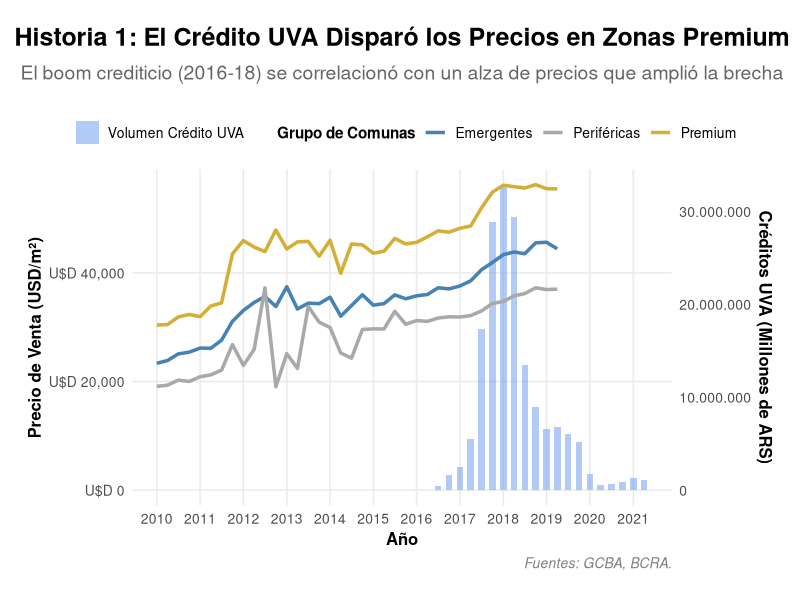
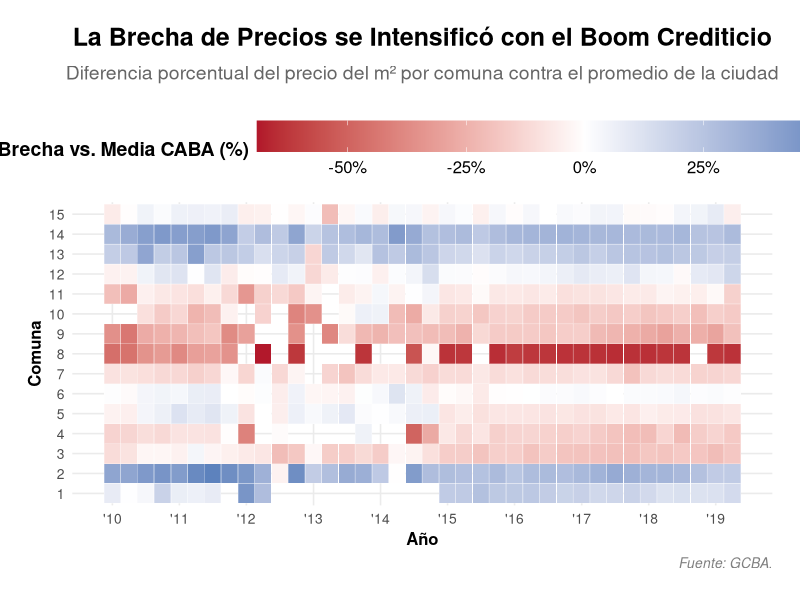
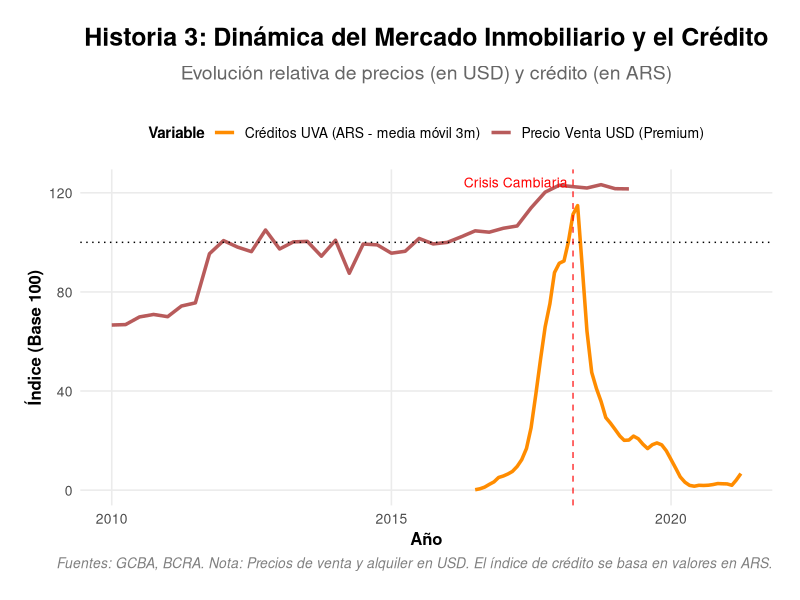
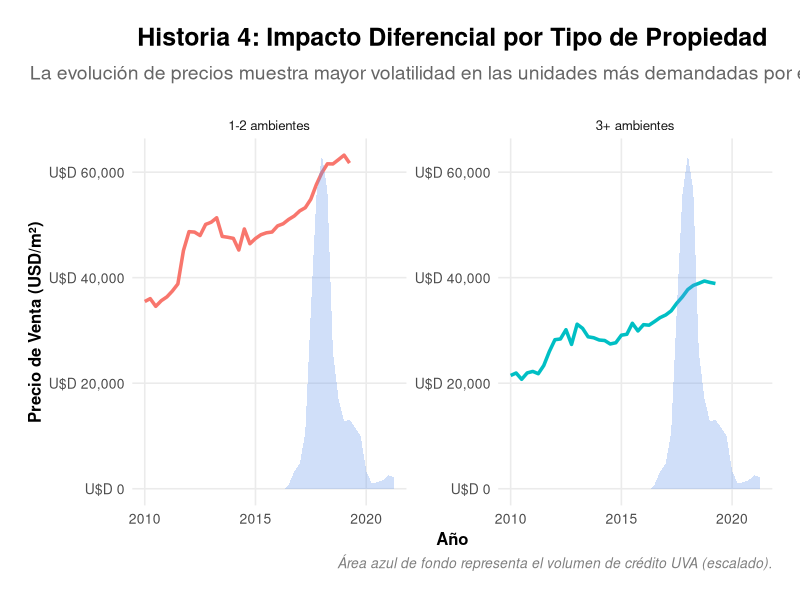
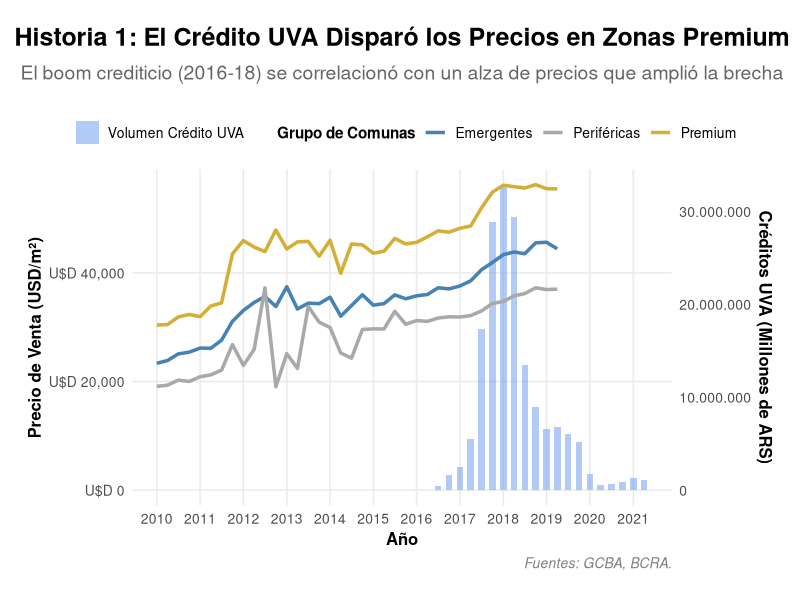
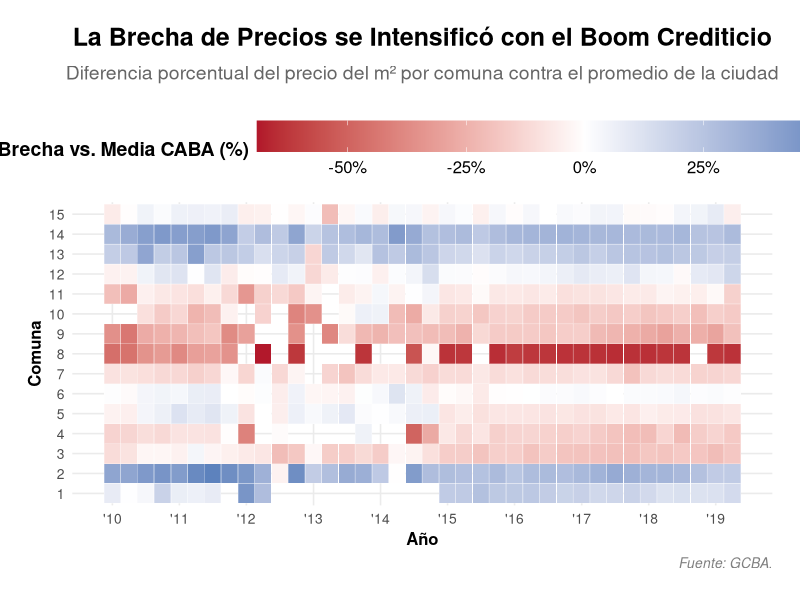
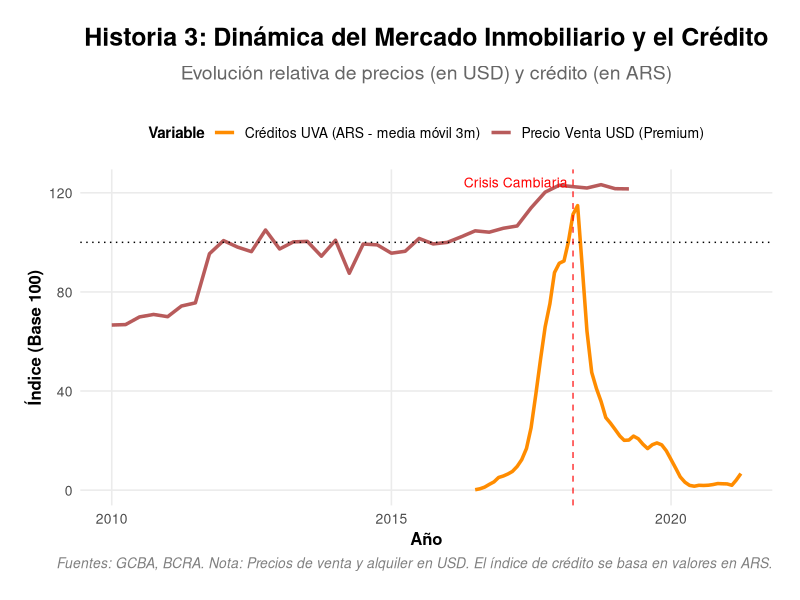
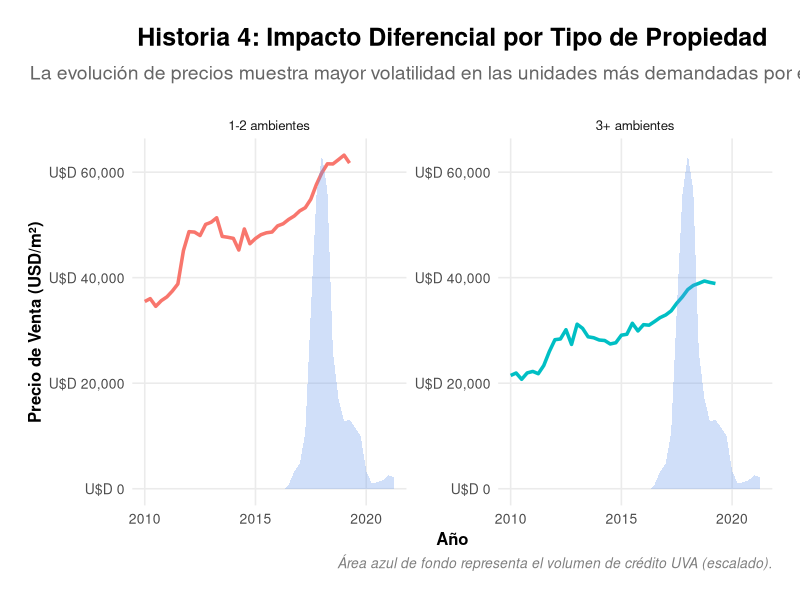

Write the R code that produced these figures, in order.
# =============================================================================
# SCRIPT 03: ANÁLISIS Y VISUALIZACIÓN DEL MERCADO INMOBILIARIO
#
# OBJETIVO:
# Este script realiza un análisis completo del mercado inmobiliario de CABA
# entre 2010-2020, con foco en el impacto de los créditos UVA. Incluye:
# 1. Preparación y enriquecimiento de los datos.
# 2. Cálculo de estadísticas descriptivas clave para el análisis.
# 3. Generación de visualizaciones para el storytelling del informe final.
#
# AUTOR: Patricio Cross
# FECHA: 03/07/2025
# =============================================================================


# =============================================================================
# 00. CONFIGURACIÓN Y CARGA DE LIBRERÍAS
# =============================================================================
library(tidyverse)
library(lubridate)
library(scales)
library(zoo) # Para la función rollmean()

# --- Configuración de Salida ---
output_path <- "output/"
if (!dir.exists(output_path)) dir.create(output_path, recursive = TRUE)

# --- Función Auxiliar para Guardar Gráficos ---
save_plot <- function(plot, filename, width = 12, height = 8) {
  ggsave(
    filename = file.path(output_path, filename),
    plot = plot,
    width = width,
    height = height,
    dpi = 300,
    bg = "white"
  )
}

# --- Tema Gráfico Personalizado ---
theme_custom <- theme_minimal(base_size = 12) +
  theme(
    plot.title = element_text(size = 18, face = "bold", hjust = 0.5, margin = margin(b = 10)),
    plot.subtitle = element_text(size = 14, hjust = 0.5, color = "gray40", margin = margin(b = 20)),
    plot.caption = element_text(size = 10, color = "gray50", hjust = 1, face = "italic"),
    axis.title = element_text(size = 12, face = "bold"),
    axis.text = element_text(size = 10),
    legend.position = "top",
    legend.title = element_text(size = 11, face = "bold"),
    legend.text = element_text(size = 10),
    panel.grid.minor = element_blank(),
    plot.margin = margin(20, 20, 20, 20),
    plot.background = element_rect(fill = "white", color = NA)
  )


# =============================================================================
# 01. CARGA Y PREPARACIÓN DE DATOS
# =============================================================================
# --- Carga de Datasets Limpios ---
# Se asume que los scripts 01 y 02 ya fueron ejecutados.
precio_venta_clean <- read_csv("input/precio_venta_clean.csv")
precio_alquiler_clean <- read_csv("input/precio_alquiler_clean.csv")
prestamos_uva_clean <- read_csv("input/prestamos_uva_clean.csv")
tipo_de_cambio <- read_csv("input/tipo_cambio_historico.csv")

# --- Definición de Variables Clave ---
comunas_premium <- c(1, 2, 13, 14)
comunas_emergentes <- c(3, 5, 6, 7, 11, 12, 15)
comunas_perifericas <- c(4, 8, 9, 10)
fecha_lanzamiento_uva <- as.Date("2016-04-01")
fecha_crisis_cambiaria <- as.Date("2018-04-01")

# --- Agrupación y Agregación de Datos ---
venta_agrupada <- precio_venta_clean %>%
  mutate(
    grupo_comuna = case_when(
      comuna %in% comunas_premium    ~ "Premium",
      comuna %in% comunas_emergentes ~ "Emergentes",
      comuna %in% comunas_perifericas  ~ "Periféricas",
      TRUE                           ~ "Otro"
    )
  ) %>%
  filter(grupo_comuna != "Otro") %>%
  group_by(fecha, grupo_comuna) %>%
  summarise(precio_m2_promedio = mean(precio_m2_estimado, na.rm = TRUE), .groups = 'drop')

venta_total_ciudad <- precio_venta_clean %>%
  group_by(fecha) %>%
  summarise(precio_m2_promedio = mean(precio_m2_estimado, na.rm = TRUE), .groups = 'drop')

alquiler_total_ciudad <- precio_alquiler_clean %>%
  group_by(fecha) %>%
  summarise(precio_m2_promedio = mean(precio_m2_estimado, na.rm = TRUE), .groups = 'drop')

# --- Dolarización de Precios de Alquiler ---
tipo_de_cambio_clean <- tipo_de_cambio %>%
  mutate(fecha = make_date(ano, mes, 1)) %>%
  select(fecha, tipo_cambio_promedio)

alquiler_dolarizado <- alquiler_total_ciudad %>%
  left_join(tipo_de_cambio_clean, by = "fecha") %>%
  fill(tipo_cambio_promedio, .direction = "downup") %>%
  mutate(precio_m2_usd = precio_m2_promedio / tipo_cambio_promedio) %>%
  filter(!is.na(precio_m2_usd) & is.finite(precio_m2_usd))


# =============================================================================
# 02. ANÁLISIS ESTADÍSTICO DESCRIPTIVO
# =============================================================================
cat("============================================================\n")
cat("ANÁLISIS ESTADÍSTICO DEL MERCADO INMOBILIARIO\n")
cat("============================================================\n\n")

# --- 2.1. Correlación Crédito vs. Precio Venta (Boom 2016-2018) ---
cor_data <- prestamos_uva_clean %>%
  filter(fecha >= "2016-01-01" & fecha <= "2018-03-01") %>%
  left_join(venta_agrupada %>% filter(grupo_comuna == "Premium"), by = "fecha") %>%
  select(monto_uva, precio_m2_promedio) %>%
  na.omit()

cor_credito_venta <- cor(cor_data$monto_uva, cor_data$precio_m2_promedio)
cat("1. CORRELACIÓN CRÉDITO VS. PRECIOS (2016-2018)\n")
cat("   - Correlación (Crédito UVA vs. Precio Venta Premium):", round(cor_credito_venta, 3), "\n\n")

# --- 2.2. Brecha de Precios: Premium vs. Periféricas ---
brecha_data <- venta_agrupada %>%
  pivot_wider(names_from = grupo_comuna, values_from = precio_m2_promedio) %>%
  na.omit()

brecha_2015 <- brecha_data %>%
  filter(year(fecha) == 2015) %>%
  summarise(brecha_media = mean((Premium / Periféricas) - 1, na.rm = TRUE) * 100) %>%
  pull(brecha_media)

brecha_2018 <- brecha_data %>%
  filter(year(fecha) == 2018) %>%
  summarise(brecha_media = mean((Premium / Periféricas) - 1, na.rm = TRUE) * 100) %>%
  pull(brecha_media)

cat("2. AMPLIACIÓN DE LA BRECHA DE PRECIOS\n")
cat("   - Brecha en 2015 (Pre-UVA):", round(brecha_2015, 1), "%\n")
cat("   - Brecha en 2018 (Pico del Boom):", round(brecha_2018, 1), "%\n")
cat("   - Aumento de la brecha:", round(brecha_2018 - brecha_2015, 1), "puntos porcentuales\n\n")

# --- 2.3. Divergencia Post-Crisis ---
pico_credito <- prestamos_uva_clean %>% filter(year(fecha) == 2018, quarter(fecha) == 1) %>% summarise(pico = mean(monto_uva)) %>% pull(pico)
valle_credito <- prestamos_uva_clean %>% filter(year(fecha) == 2020, quarter(fecha) == 2) %>% summarise(valle = mean(monto_uva)) %>% pull(valle)
caida_credito <- (1 - (valle_credito / pico_credito)) * 100

precio_venta_2018 <- venta_agrupada %>% filter(grupo_comuna == "Premium", year(fecha) == 2018, quarter(fecha) == 1) %>% summarise(p = mean(precio_m2_promedio)) %>% pull(p)
precio_venta_2020 <- venta_agrupada %>% filter(grupo_comuna == "Premium", year(fecha) == 2020, quarter(fecha) == 4) %>% summarise(p = mean(precio_m2_promedio)) %>% pull(p)
caida_venta <- (1 - (precio_venta_2020 / precio_venta_2018)) * 100

precio_alquiler_2019 <- alquiler_dolarizado %>% filter(year(fecha) == 2019, quarter(fecha) == 1) %>% summarise(p = mean(precio_m2_usd)) %>% pull(p)
precio_alquiler_2020 <- alquiler_dolarizado %>% filter(year(fecha) == 2020, quarter(fecha) == 4) %>% summarise(p = mean(precio_m2_usd)) %>% pull(p)
suba_alquiler <- ((precio_alquiler_2020 / precio_alquiler_2019) - 1) * 100

cat("3. DIVERGENCIA POST-CRISIS (BOCA DE COCODRILO)\n")
cat("   - Caída del Crédito (Pico 2018 vs. Valle 2020):", round(caida_credito, 1), "%\n")
cat("   - Variación Precio Venta USD (T1 2018 vs T4 2020):", -round(caida_venta, 1), "%\n")
cat("   - Variación Precio Alquiler USD (T1 2019 vs T4 2020):", round(suba_alquiler, 1), "%\n\n")

# --- 2.4. Volatilidad por Tipo de Propiedad ---
volatilidad_data <- precio_venta_clean %>%
  filter(ambientes_cat %in% c("1-2 ambientes", "3+ ambientes")) %>%
  group_by(ambientes_cat) %>%
  summarise(sd_precio = sd(precio_m2_estimado, na.rm = TRUE))

sd_venta_1_2 <- volatilidad_data %>% filter(ambientes_cat == "1-2 ambientes") %>% pull(sd_precio)
sd_venta_3_mas <- volatilidad_data %>% filter(ambientes_cat == "3+ ambientes") %>% pull(sd_precio)

cat("4. VOLATILIDAD POR TIPO DE PROPIEDAD (2016-2020)\n")
cat("   - Desviación Estándar (1-2 Ambientes):", round(sd_venta_1_2, 2), "\n")
cat("   - Desviación Estándar (3+ Ambientes):", round(sd_venta_3_mas, 2), "\n\n")
cat("============================================================\n\n")


# =============================================================================
# 03. VISUALIZACIONES PARA STORYTELLING
# =============================================================================

# --- Gráfico 1: El crédito como motor de la brecha de precios ---
creditos_trimestral <- prestamos_uva_clean %>%
  mutate(trimestre = quarter(fecha, with_year = TRUE)) %>%
  group_by(trimestre) %>%
  summarise(monto_total_creditos = sum(monto_uva, na.rm = TRUE), fecha = min(fecha), .groups = 'drop')

escala <- max(venta_agrupada$precio_m2_promedio, na.rm = TRUE) / max(creditos_trimestral$monto_total_creditos, na.rm = TRUE)

h1_g1 <- ggplot() +
  geom_col(data = creditos_trimestral, aes(x = fecha, y = monto_total_creditos * escala, fill = "Volumen Crédito UVA"), alpha = 0.5) +
  geom_line(data = venta_agrupada, aes(x = fecha, y = precio_m2_promedio, color = grupo_comuna), linewidth = 1.2) +
  annotate("vline", xintercept = fecha_lanzamiento_uva, linetype = "dashed", color = "black", alpha = 0.8) +
  annotate("text", x = fecha_lanzamiento_uva, y = Inf, label = "Lanzamiento UVA", vjust = 1.5, hjust = -0.1, angle = 90, size = 3) +
  annotate("vline", xintercept = fecha_crisis_cambiaria, linetype = "dashed", color = "red", alpha = 0.8) +
  annotate("text", x = fecha_crisis_cambiaria, y = Inf, label = "Crisis Cambiaria", vjust = 1.5, hjust = -0.1, angle = 90, size = 3, color = "red") +
  scale_y_continuous(name = "Precio de Venta (USD/m²)", labels = dollar_format(prefix = "U$D "), sec.axis = sec_axis(~ . / escala, name = "Créditos UVA (Millones de ARS)", labels = scales::comma_format(big.mark="."))) +
  scale_x_date(date_breaks = "1 year", date_labels = "%Y") +
  scale_color_manual(values = c("Premium" = "#D4AF37", "Emergentes" = "#4682B4", "Periféricas" = "#A9A9A9")) +
  scale_fill_manual(values = c("Volumen Crédito UVA" = "#6495ED")) +
  labs(title = "Historia 1: El Crédito UVA Disparó los Precios en Zonas Premium", subtitle = "El boom crediticio (2016-18) se correlacionó con un alza de precios que amplió la brecha", x = "Año", y = "", color = "Grupo de Comunas", fill = "", caption = "Fuentes: GCBA, BCRA.") +
  theme_custom
print(h1_g1)
save_plot(h1_g1, "Historia_Credito_vs_Venta.png")


# --- Gráfico 2: Mapa de Calor de Brechas de Precios ---
brecha_precios <- precio_venta_clean %>%
  group_by(fecha) %>%
  mutate(precio_promedio_ciudad = mean(precio_m2_estimado, na.rm = TRUE)) %>%
  ungroup() %>%
  mutate(brecha_pct = (precio_m2_estimado / precio_promedio_ciudad - 1) * 100, comuna_factor = factor(comuna, levels = 1:15)) %>%
  group_by(fecha, comuna_factor) %>%
  summarise(brecha_media = mean(brecha_pct, na.rm = TRUE), .groups = 'drop')

h1_g2 <- ggplot(brecha_precios, aes(x = fecha, y = comuna_factor, fill = brecha_media)) +
  geom_tile(color = "white") +
  scale_fill_gradient2(name = "Brecha vs. Media CABA (%)", low = "#B2182B", mid = "white", high = "#2166AC", midpoint = 0, labels = function(x) paste0(x, "%")) +
  labs(title = "La Brecha de Precios se Intensificó con el Boom Crediticio", subtitle = "Diferencia porcentual del precio del m² por comuna contra el promedio de la ciudad", x = "Año", y = "Comuna", caption = "Fuente: GCBA.") +
  scale_x_date(date_breaks = "1 year", date_labels = "'%y") +
  theme_custom +
  theme(legend.title = element_text(size = 14, face = "bold"), legend.text = element_text(size = 12), legend.key.height = unit(0.8, "cm"), legend.key.width = unit(3, "cm"))
print(h1_g2)
save_plot(h1_g2, "Historia_Heatmap_Brechas.png")


# --- Gráfico 3: Dinámica del Mercado y Crédito (Dolarizado) ---
# Cálculo de bases
venta_base <- venta_total_ciudad %>% filter(year(fecha) == 2018, quarter(fecha) == 1) %>% summarise(b = mean(precio_m2_promedio, na.rm = TRUE)) %>% pull(b)
credito_base <- prestamos_uva_clean %>% filter(year(fecha) == 2018, quarter(fecha) == 1) %>% summarise(b = mean(monto_uva, na.rm = TRUE)) %>% pull(b)
alquiler_base_usd <- alquiler_dolarizado %>% filter(year(fecha) == 2019, quarter(fecha) == 1) %>% summarise(b = mean(precio_m2_usd, na.rm = TRUE)) %>% pull(b)

# Creación de índices
venta_idx <- venta_agrupada %>% filter(grupo_comuna == "Premium") %>% mutate(indice = (precio_m2_promedio / venta_base) * 100, variable = "Precio Venta USD (Premium)")
alquiler_idx <- alquiler_dolarizado %>% mutate(indice = (precio_m2_usd / alquiler_base_usd) * 100, variable = "Precio Alquiler USD (CABA)")
credito_idx <- prestamos_uva_clean %>% mutate(monto_suavizado = rollmean(monto_uva, 3, fill = NA, align = "right")) %>% filter(!is.na(monto_suavizado)) %>% mutate(indice = (monto_suavizado / credito_base) * 100, variable = "Créditos UVA (ARS - media móvil 3m)")

indices_combinados <- bind_rows(
  venta_idx %>% select(fecha, indice, variable),
  alquiler_idx %>% select(fecha, indice, variable),
  credito_idx %>% select(fecha, indice, variable)
) %>%
  filter(!is.na(indice), !is.infinite(indice))

h3_g1 <- ggplot(indices_combinados, aes(x = fecha, y = indice, color = variable)) +
  geom_line(linewidth = 1.2, na.rm = TRUE) +
  geom_hline(yintercept = 100, linetype = "dotted", color = "black") +
  geom_vline(xintercept = fecha_crisis_cambiaria, linetype = "dashed", color = "red", alpha = 0.8) +
  annotate("text", x = fecha_crisis_cambiaria, y = Inf, label = "Crisis Cambiaria", vjust = 1.8, hjust = 1.05, angle = 0, size = 3.5, color = "red") +
  scale_color_manual(values = c("Precio Venta USD (Premium)" = "#B85B5B", "Precio Alquiler USD (CABA)" = "#5B8FB8", "Créditos UVA (ARS - media móvil 3m)" = "#FF8C00")) +
  coord_cartesian(ylim = c(0, NA)) +
  labs(title = "Historia 3: Dinámica del Mercado Inmobiliario y el Crédito", subtitle = "Evolución relativa de precios (en USD) y crédito (en ARS)", x = "Año", y = "Índice (Base 100)", color = "Variable", caption = "Fuentes: GCBA, BCRA. Nota: Precios de venta y alquiler en USD. El índice de crédito se basa en valores en ARS.") +
  theme_custom
print(h3_g1)
save_plot(h3_g1, "Historia_Indices_Dolarizado.png")


# --- Gráfico 4: Impacto diferencial por tipo de propiedad ---
venta_ambientes <- precio_venta_clean %>%
  group_by(fecha, ambientes_cat) %>%
  summarise(precio_m2_promedio = mean(precio_m2_estimado, na.rm = TRUE), .groups = 'drop')

h4_g1 <- ggplot(venta_ambientes, aes(x = fecha, y = precio_m2_promedio)) +
  geom_line(aes(color = ambientes_cat), linewidth = 1.2) +
  geom_area(data = creditos_trimestral, aes(x = fecha, y = monto_total_creditos * (max(venta_ambientes$precio_m2_promedio, na.rm=T) / max(creditos_trimestral$monto_total_creditos, na.rm=T))), fill = "#6495ED", alpha = 0.3) +
  facet_wrap(~ambientes_cat, scales = "free_y") +
  scale_y_continuous(labels = dollar_format(prefix = "U$D ")) +
  labs(title = "Historia 4: Impacto Diferencial por Tipo de Propiedad", subtitle = "La evolución de precios muestra mayor volatilidad en las unidades más demandadas por el crédito", x = "Año", y = "Precio de Venta (USD/m²)", caption = "Área azul de fondo representa el volumen de crédito UVA (escalado).") +
  theme_custom +
  theme(legend.position = "none")
print(h4_g1)
save_plot(h4_g1, "Historia_Small_Multiples_Ambientes.png")

cat("\n--- Proceso de análisis y visualización completado. Archivos guardados en /output ---\n")

